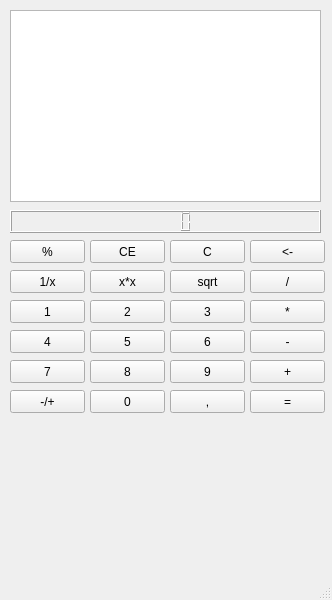
<?xml version="1.0" encoding="UTF-8"?>
<ui version="4.0">
 <class>MainWindow</class>
 <widget class="QMainWindow" name="MainWindow">
  <property name="geometry">
   <rect>
    <x>0</x>
    <y>0</y>
    <width>332</width>
    <height>600</height>
   </rect>
  </property>
  <property name="windowTitle">
   <string>MainWindow</string>
  </property>
  <widget class="QWidget" name="centralwidget">
   <widget class="QPushButton" name="pushButton">
    <property name="geometry">
     <rect>
      <x>10</x>
      <y>300</y>
      <width>75</width>
      <height>23</height>
     </rect>
    </property>
    <property name="text">
     <string>1</string>
    </property>
   </widget>
   <widget class="QPushButton" name="pushButton_2">
    <property name="geometry">
     <rect>
      <x>90</x>
      <y>300</y>
      <width>75</width>
      <height>23</height>
     </rect>
    </property>
    <property name="text">
     <string>2</string>
    </property>
   </widget>
   <widget class="QPushButton" name="pushButton_3">
    <property name="geometry">
     <rect>
      <x>170</x>
      <y>300</y>
      <width>75</width>
      <height>23</height>
     </rect>
    </property>
    <property name="text">
     <string>3</string>
    </property>
   </widget>
   <widget class="QPushButton" name="pushButton_4">
    <property name="geometry">
     <rect>
      <x>10</x>
      <y>330</y>
      <width>75</width>
      <height>23</height>
     </rect>
    </property>
    <property name="text">
     <string>4</string>
    </property>
   </widget>
   <widget class="QPushButton" name="pushButton_5">
    <property name="geometry">
     <rect>
      <x>90</x>
      <y>330</y>
      <width>75</width>
      <height>23</height>
     </rect>
    </property>
    <property name="text">
     <string>5</string>
    </property>
   </widget>
   <widget class="QPushButton" name="pushButton_6">
    <property name="geometry">
     <rect>
      <x>170</x>
      <y>330</y>
      <width>75</width>
      <height>23</height>
     </rect>
    </property>
    <property name="text">
     <string>6</string>
    </property>
   </widget>
   <widget class="QPushButton" name="pushButton_7">
    <property name="geometry">
     <rect>
      <x>10</x>
      <y>360</y>
      <width>75</width>
      <height>23</height>
     </rect>
    </property>
    <property name="text">
     <string>7</string>
    </property>
   </widget>
   <widget class="QPushButton" name="pushButton_8">
    <property name="geometry">
     <rect>
      <x>90</x>
      <y>360</y>
      <width>75</width>
      <height>23</height>
     </rect>
    </property>
    <property name="text">
     <string>8</string>
    </property>
   </widget>
   <widget class="QPushButton" name="pushButton_9">
    <property name="geometry">
     <rect>
      <x>170</x>
      <y>360</y>
      <width>75</width>
      <height>23</height>
     </rect>
    </property>
    <property name="text">
     <string>9</string>
    </property>
   </widget>
   <widget class="QPushButton" name="pushButton_10">
    <property name="geometry">
     <rect>
      <x>90</x>
      <y>390</y>
      <width>75</width>
      <height>23</height>
     </rect>
    </property>
    <property name="text">
     <string>0</string>
    </property>
   </widget>
   <widget class="QPushButton" name="pushButton_11">
    <property name="geometry">
     <rect>
      <x>10</x>
      <y>390</y>
      <width>75</width>
      <height>23</height>
     </rect>
    </property>
    <property name="text">
     <string>-/+</string>
    </property>
   </widget>
   <widget class="QPushButton" name="pushButton_12">
    <property name="geometry">
     <rect>
      <x>170</x>
      <y>390</y>
      <width>75</width>
      <height>23</height>
     </rect>
    </property>
    <property name="text">
     <string>,</string>
    </property>
   </widget>
   <widget class="QPushButton" name="pushButton_13">
    <property name="geometry">
     <rect>
      <x>250</x>
      <y>300</y>
      <width>75</width>
      <height>23</height>
     </rect>
    </property>
    <property name="text">
     <string>*</string>
    </property>
   </widget>
   <widget class="QPushButton" name="pushButton_14">
    <property name="geometry">
     <rect>
      <x>250</x>
      <y>330</y>
      <width>75</width>
      <height>23</height>
     </rect>
    </property>
    <property name="text">
     <string>-</string>
    </property>
   </widget>
   <widget class="QPushButton" name="pushButton_15">
    <property name="geometry">
     <rect>
      <x>250</x>
      <y>360</y>
      <width>75</width>
      <height>23</height>
     </rect>
    </property>
    <property name="text">
     <string>+</string>
    </property>
   </widget>
   <widget class="QPushButton" name="pushButton_16">
    <property name="geometry">
     <rect>
      <x>250</x>
      <y>390</y>
      <width>75</width>
      <height>23</height>
     </rect>
    </property>
    <property name="text">
     <string>=</string>
    </property>
   </widget>
   <widget class="QPushButton" name="pushButton_17">
    <property name="geometry">
     <rect>
      <x>250</x>
      <y>270</y>
      <width>75</width>
      <height>23</height>
     </rect>
    </property>
    <property name="text">
     <string>/</string>
    </property>
   </widget>
   <widget class="QPushButton" name="pushButton_18">
    <property name="geometry">
     <rect>
      <x>170</x>
      <y>270</y>
      <width>75</width>
      <height>23</height>
     </rect>
    </property>
    <property name="text">
     <string>sqrt</string>
    </property>
   </widget>
   <widget class="QPushButton" name="pushButton_19">
    <property name="geometry">
     <rect>
      <x>90</x>
      <y>270</y>
      <width>75</width>
      <height>23</height>
     </rect>
    </property>
    <property name="text">
     <string>x*x</string>
    </property>
   </widget>
   <widget class="QPushButton" name="pushButton_20">
    <property name="geometry">
     <rect>
      <x>10</x>
      <y>270</y>
      <width>75</width>
      <height>23</height>
     </rect>
    </property>
    <property name="text">
     <string>1/x</string>
    </property>
   </widget>
   <widget class="QPushButton" name="pushButton_21">
    <property name="geometry">
     <rect>
      <x>10</x>
      <y>240</y>
      <width>75</width>
      <height>23</height>
     </rect>
    </property>
    <property name="text">
     <string>%</string>
    </property>
   </widget>
   <widget class="QPushButton" name="pushButton_22">
    <property name="geometry">
     <rect>
      <x>90</x>
      <y>240</y>
      <width>75</width>
      <height>23</height>
     </rect>
    </property>
    <property name="text">
     <string>CE</string>
    </property>
   </widget>
   <widget class="QPushButton" name="pushButton_23">
    <property name="geometry">
     <rect>
      <x>170</x>
      <y>240</y>
      <width>75</width>
      <height>23</height>
     </rect>
    </property>
    <property name="text">
     <string>C</string>
    </property>
   </widget>
   <widget class="QPushButton" name="pushButton_24">
    <property name="geometry">
     <rect>
      <x>250</x>
      <y>240</y>
      <width>75</width>
      <height>23</height>
     </rect>
    </property>
    <property name="text">
     <string>&lt;-</string>
    </property>
   </widget>
   <widget class="QLCDNumber" name="lcdNumber">
    <property name="geometry">
     <rect>
      <x>10</x>
      <y>210</y>
      <width>311</width>
      <height>23</height>
     </rect>
    </property>
   </widget>
   <widget class="QTextBrowser" name="textBrowser">
    <property name="geometry">
     <rect>
      <x>10</x>
      <y>10</y>
      <width>311</width>
      <height>192</height>
     </rect>
    </property>
   </widget>
  </widget>
  <widget class="QMenuBar" name="menubar">
   <property name="geometry">
    <rect>
     <x>0</x>
     <y>0</y>
     <width>332</width>
     <height>21</height>
    </rect>
   </property>
  </widget>
  <widget class="QStatusBar" name="statusbar"/>
 </widget>
 <resources/>
 <connections/>
</ui>
